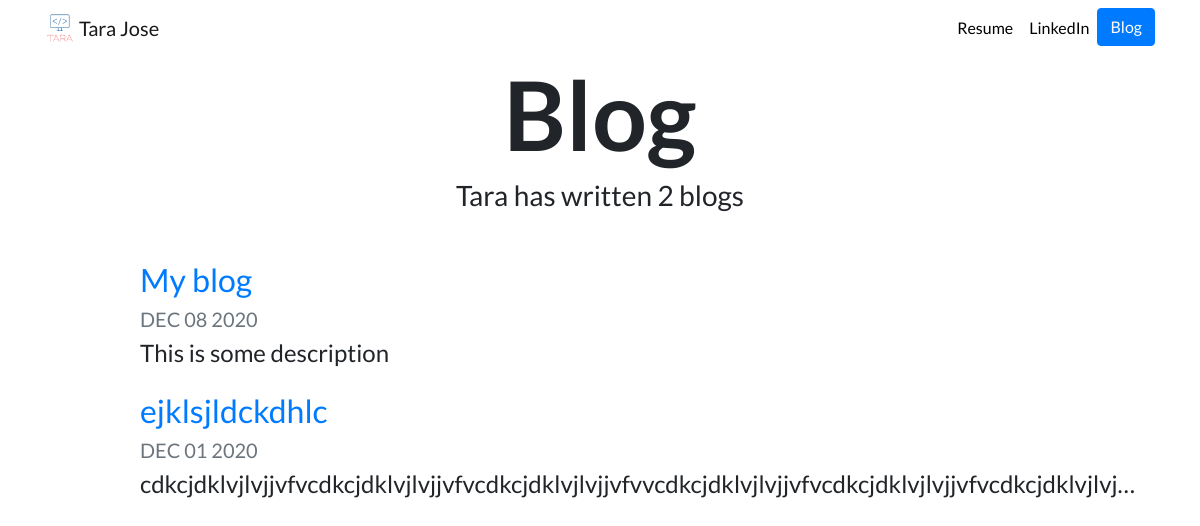
The page /blog/ on the database as committed earlier.
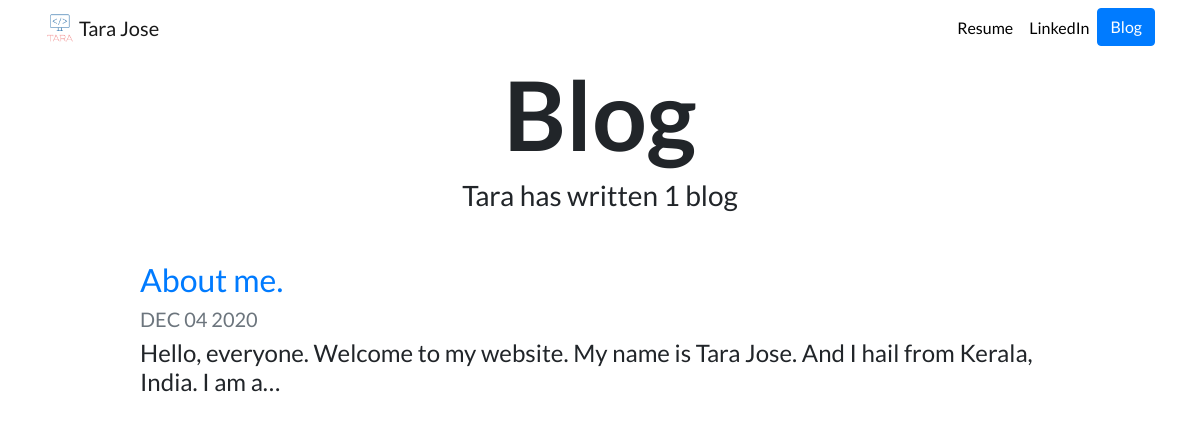
The same page on the database as committed later.
### blog/models.py (models this page shows, shortened)
class Blog(models.Model):
    title = models.CharField(max_length=200)
    description = models.TextField()
    date = models.DateField()

### blog/views.py (the view)
# urls.py: path('', views.all_blogs, name = 'all_blogs'),
def all_blogs(request):
    blogs = Blog.objects.order_by('-date')
    return render(request,'blog/all_blogs.html', {'blogs': blogs})

### blog/templates/blog/all_blogs.html
{% extends 'portfolio/base.html' %}
{% load static %}
{% block content %}
<h1 id="blogtitle" class="font-weight-bold text-center">Blog</h1>
<h3 class="text-center mb-5">Tara has written {{ blogs.count }} blog{{ blogs.count|pluralize }}</h3>
{% for blog in blogs %}
<div class="row justify-content-center my-3">
    <div class="col-md-10">
    <a href = "{% url 'blog:detail' blog.id %}">
        <h2>{{blog.title}}</h2>
    </a>
    <h5 class="text-muted">{{ blog.date|date:'M d Y'|upper }}</h5>
    <h4>{{ blog.description|striptags|truncatechars:100 }}</h4>
    </div>
</div>
{% endfor %}
{% endblock %}

Rows that differ between the two databases and show on the page:
removed Blog: title "My blog", date "DEC 08 2020", description "This is some description"
removed Blog: title "ejklsjldckdhlc", date "DEC 01 2020", description "cdkcjdklvjlvjjvfvcdkcjdklvjlvjjvfvcdkcjdklvjlvjjvfvvcdkcjdklvjlvjjvfvcdkcjdklvjlvjjvfvcdkcjdklvjlvj…"
added Blog: title "About me.", date "DEC 04 2020", description "Hello, everyone. Welcome to my website. My name is Tara Jose. And I hail from Kerala, India. I am a…"
Other text that changed with them:
{{ blogs.count }}: "2" → "1"
